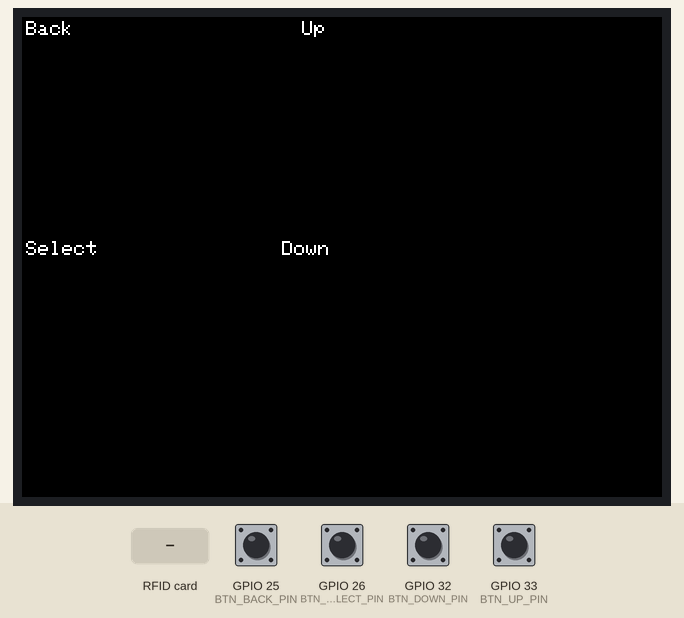
The program below on a simulated ESP32. Shown: 320×240 colour display. The test bench sets the inputs (shaded band); at power-on: GPIO 25 (BTN_BACK_PIN), GPIO 26 (BTN_SELECT_PIN), GPIO 32 (BTN_DOWN_PIN), GPIO 33 (BTN_UP_PIN) HIGH. What the program prints to the serial monitor is not drawn.

Above: at 0.36 s.
1.7 s: RFID card 5E 7A 19 C4 held to the reader
At 2.6 s:
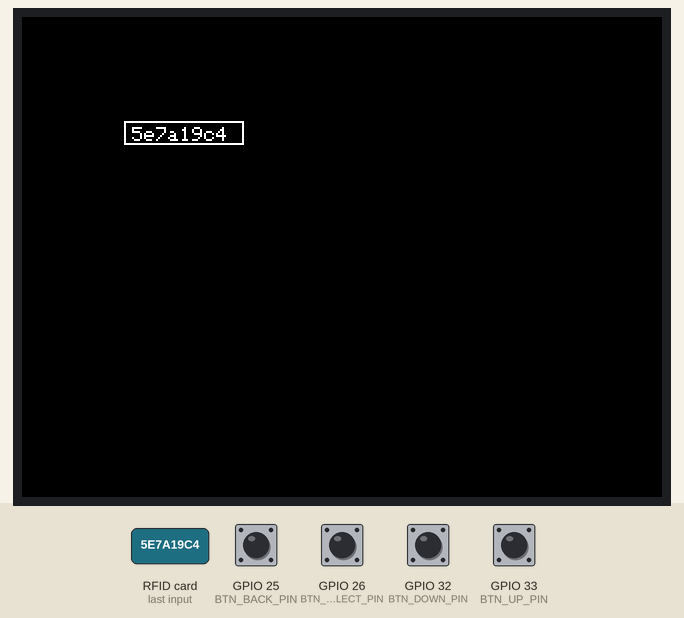
3.3 s: GPIO 25 (BTN_BACK_PIN) pulled LOW for 0.15 s
Timing chart, 0 to 6.3 s (numbered marks = the images above; inputs shaded):
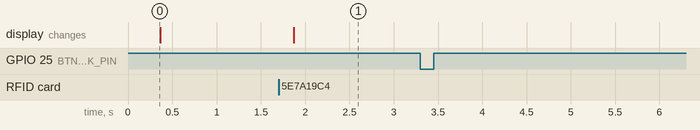

Measured:
- after the input at 1.7 s, the display: changes after 0.17 s (image 1)
- after the input at 3.3 s, every drawn part: stays the same

The program:

main.cpp
```cpp
#include <Arduino.h>
#include <display.h>
#include <rfid.h>
#include <buttons.h>

boolean update_display = false;
String new_uid = "";

void setup() {
  Serial.begin(921600);
  Serial.println("PenTool Initialization");
  start_tft();
  btn_init();
  start_rfid();
  tft_init_selectors();
  btn_check_states();
}

void loop() {
  delay(100);
  new_uid = scan_rfid(update_display);
  tft_show_rfid(new_uid, update_display);
  // Serial.println("-");
  update_all_btn_states();
}
```

buttons.cpp
```cpp
#include <Arduino.h>

// GPIO pins for control buttons
#define BTN_BACK_PIN 25
#define BTN_SELECT_PIN 26
#define BTN_UP_PIN 33
#define BTN_DOWN_PIN 32


// states of button controls
int BTN_BACK;
int BTN_BACK_PREV;
int BTN_SELECT;
int BTN_SELECT_PREV;
int BTN_UP;
int BTN_UP_PREV;
int BTN_DOWN;
int BTN_DOWN_PREV;
unsigned long last_press = 0;
unsigned long btn_wait_time = 100;


void btn_init(){

    pinMode(BTN_BACK_PIN, INPUT_PULLUP);
    pinMode(BTN_SELECT_PIN, INPUT_PULLUP);
    pinMode(BTN_UP_PIN, INPUT_PULLUP);
    pinMode(BTN_DOWN_PIN, INPUT_PULLUP);
}


void btn_check_states(){
    BTN_BACK = digitalRead(BTN_BACK_PIN);
    BTN_SELECT = digitalRead(BTN_SELECT_PIN);
    BTN_UP = digitalRead(BTN_UP_PIN);
    BTN_DOWN = digitalRead(BTN_DOWN_PIN);
}

void update_btn_state(int &prev, int &btn_state, int btn_pin){
    prev = btn_state;
    btn_state = digitalRead(btn_pin);
    if (prev == HIGH && btn_state == LOW && millis() - last_press > btn_wait_time){
        Serial.println(btn_pin);
        last_press = millis();
        btn_state = !btn_state;
    }
}

void update_all_btn_states(){
    update_btn_state(BTN_BACK_PREV, BTN_BACK, BTN_BACK_PIN);
    update_btn_state(BTN_SELECT_PREV, BTN_SELECT, BTN_SELECT_PIN);
    update_btn_state(BTN_UP_PREV, BTN_UP, BTN_UP_PIN);
    update_btn_state(BTN_DOWN_PREV, BTN_DOWN, BTN_DOWN_PIN);
}

void current_btn_state(){
  Serial.print(digitalRead(BTN_BACK_PIN));
  Serial.print(digitalRead(BTN_SELECT_PIN));
  Serial.print(digitalRead(BTN_UP_PIN));
  Serial.println(digitalRead(BTN_DOWN_PIN));
}
```

buttons.h
```cpp
#define BTN_BACK_PIN
#define BTN_SELECT_PIN
#define BTN_UP_PIN
#define BTN_DOWN_PIN

extern int BTN_BACK;
extern int BTN_BACK_PREV;
extern int BTN_SELECT;
extern int BTN_SELECT_PREV;
extern int BTN_UP;
extern int BTN_UP_PREV;
extern int BTN_DOWN;
extern int BTN_DOWN_PREV;
extern unsigned long last_press;
extern unsigned long btn_wait_time;

void btn_check_states();
void btn_init();
void update_btn_state(int &prev, int &btn_state, int btn_pin);
void update_all_btn_states();
void current_btn_state();
```

display.cpp
```cpp
#include <Arduino.h>
#include <TFT_eSPI.h>

TFT_eSPI tft = TFT_eSPI();

void start_tft(){
    tft.init();
    tft.setRotation(1);
    tft.fillScreen(TFT_BLACK);
}

void tft_init_selectors(){
  tft.fillScreen(TFT_BLACK);
  tft.drawString("Back", 2, 2);
  tft.drawString("Select", 2, 112);
  tft.drawString("Up", 140, 2);
  tft.drawString("Down", 130, 112);
  delay(10);
  tft.fillScreen(TFT_BLACK);
  // tft.drawRect(0, 0, 26, 12, TFT_WHITE);
}

void tft_show_rfid(String uid, boolean &update_display){
    if (update_display == true){
        tft.fillScreen(TFT_BLACK);
        tft.drawRect(51, 52, 60, 12, TFT_WHITE); // x pos, y pos, width, height
        tft.drawString(uid, 55, 55);

        update_display = false;
    }
}
```

display.h
```cpp
#define tft

void tft_init_selectors();
void start_tft();
void tft_show_rfid(String uid, boolean &update_display);
```

rfid.cpp
```cpp
#include <MFRC522.h>
#include <SPI.h>

// GPIO pins for RFID
#define SS_PIN 5
#define RST_PIN 27

// creating RFID instance
MFRC522 rfid(SS_PIN, RST_PIN);

String uid = "";


void start_rfid(){
  SPI.begin();
  rfid.PCD_Init();
}

String scan_rfid(boolean &update_display){

  // Look for new cards
  if ( ! rfid.PICC_IsNewCardPresent()){
    return "";
  }
  // Select one of the cards
  if ( ! rfid.PICC_ReadCardSerial()){
    return "";
  }

  uid = "";
  byte letter;
  for (byte i = 0; i < rfid.uid.size; i++)
  {
     uid.concat(String(rfid.uid.uidByte[i] < 0x10 ? "0" : ""));
     uid.concat(String(rfid.uid.uidByte[i], HEX));
  }
  update_display  = true;
  return uid;
}
```

rfid.h
```cpp
#include <Arduino.h>

#define SS_PIN
#define RST_PIN
#define rfid


void start_rfid();
String scan_rfid(boolean &update_display);
```
